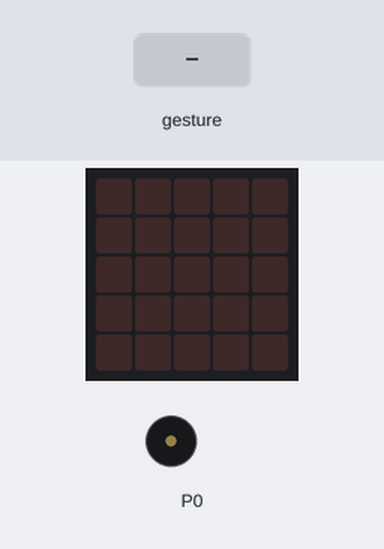
Bench run of a program on a simulated BBC micro:bit (MakeCode). Shown: the board's 5×5 LED display, buzzer (waves = sounding). Inputs (shaded band) come from the test bench.

Above: at 1.7 s.
1.8 s: sound turns loud
At 2.2 s:
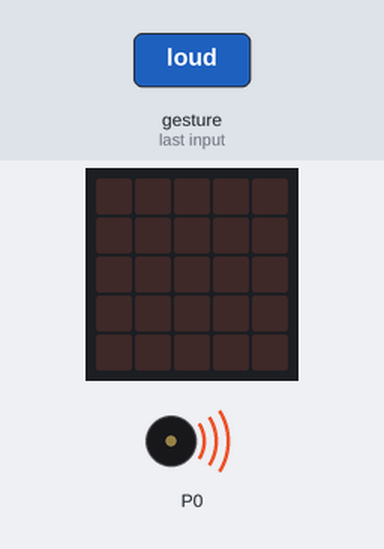
At 2.9 s:
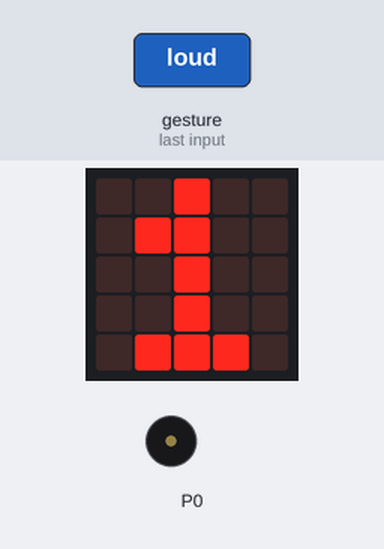
3.8 s: sound turns loud
At 4.2 s:
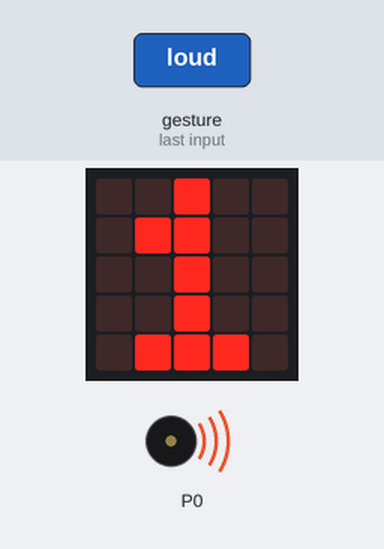
Timing chart, 0 to 6.8 s (numbered marks = the images above; inputs shaded):
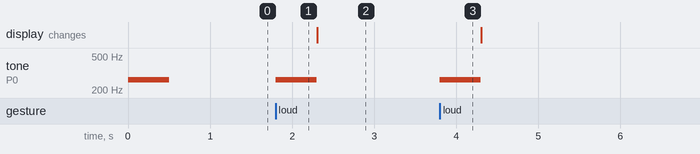

The program:

main.ts
```typescript
input.onSound(DetectedSound.Loud, function () {
    music.playTone(262, music.beat(BeatFraction.Whole))
    Kerenteluid += 1
    basic.showNumber(Kerenteluid)
})
let Kerenteluid = 0
music.playTone(262, music.beat(BeatFraction.Whole))
basic.forever(function () {

})
```

test.ts
```typescript
// tests gaan hier; deze zal niet worden gecompileerd wanneer dit pakket wordt gebruikt als extensie.
```

Measured:
- after the input at 1.8 s, tone on P0: silent → 262 Hz at once, → silent 0.50 s later
- after the input at 3.8 s, tone on P0: silent → 262 Hz at once, → silent 0.50 s later
